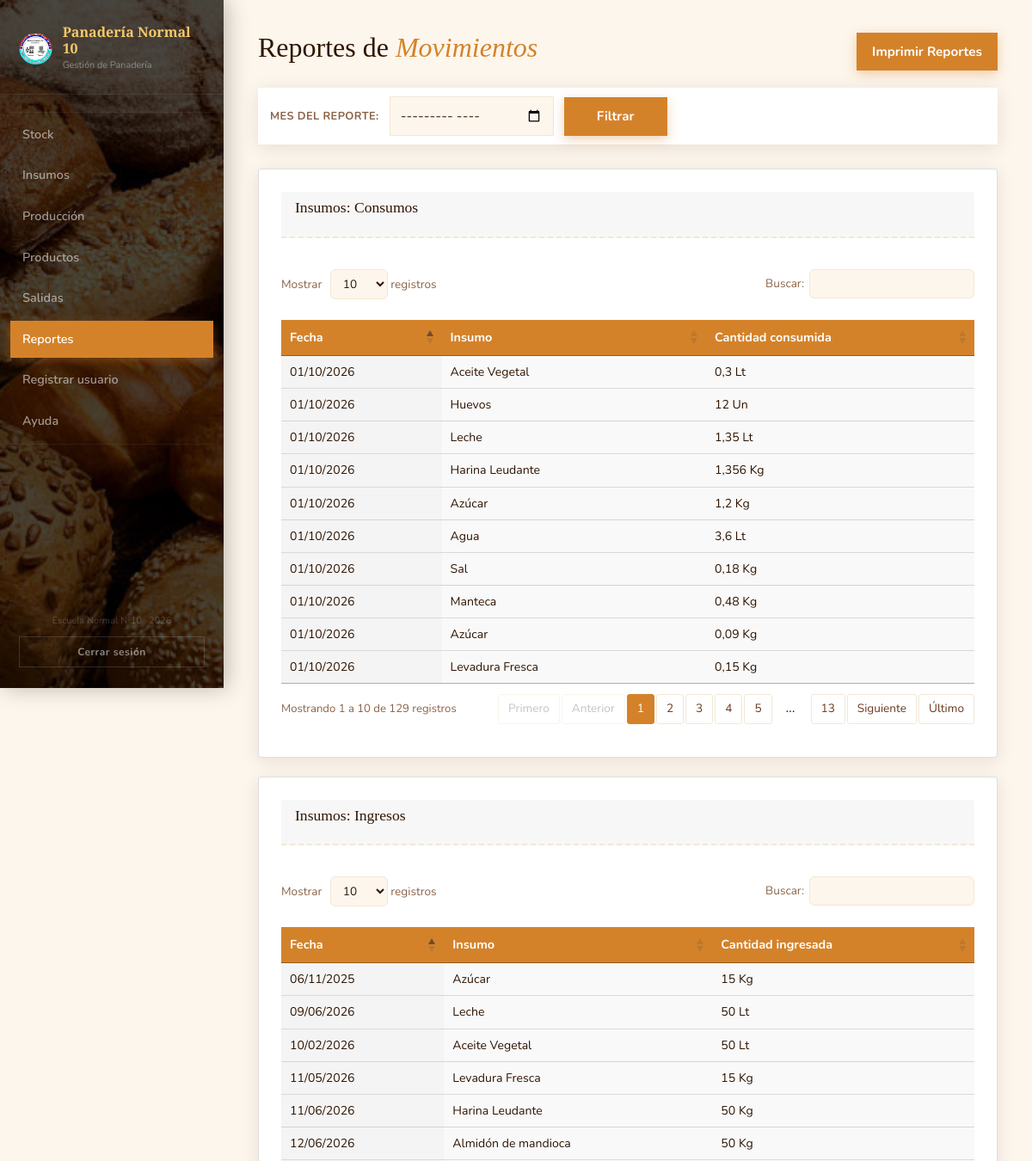
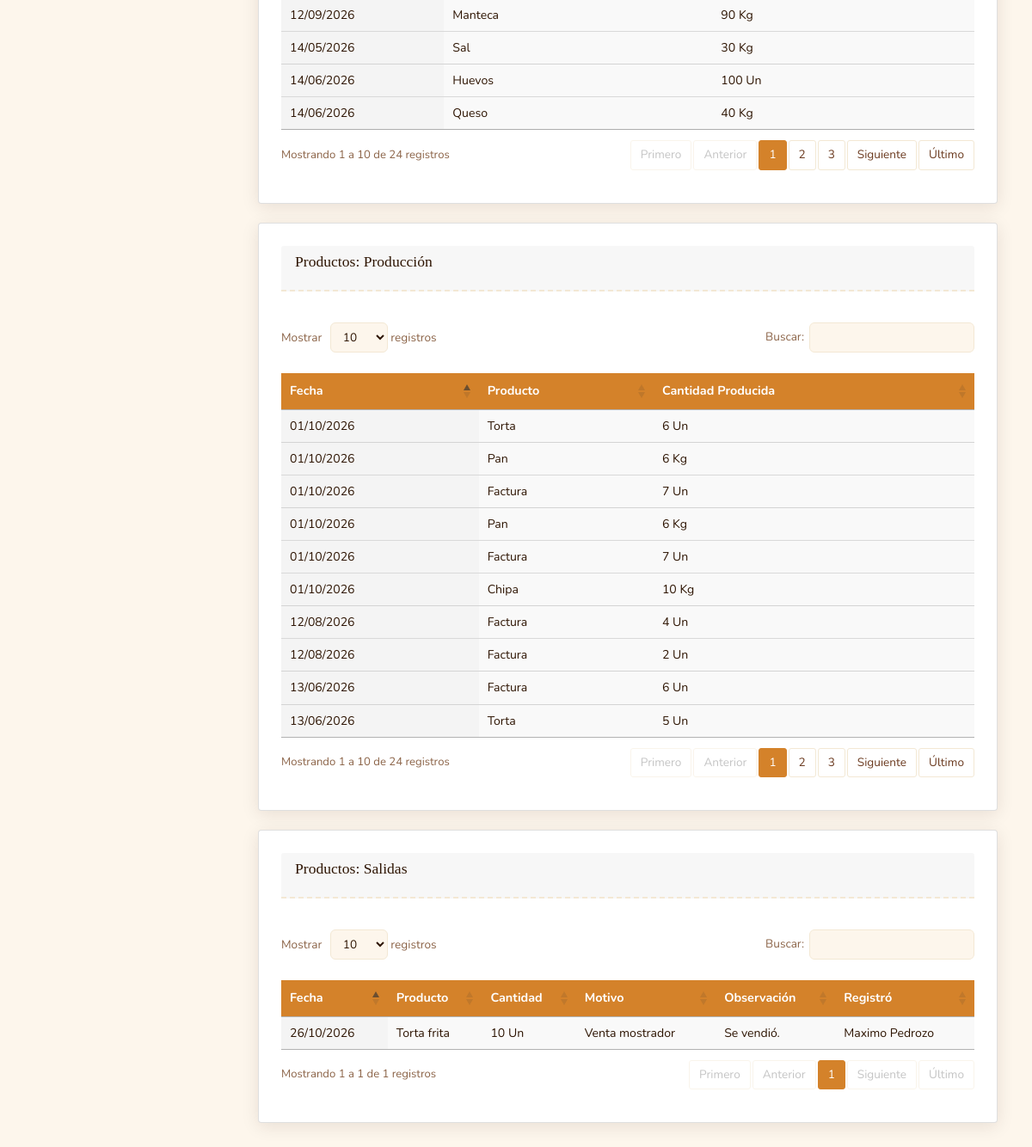
The app's page /reportes.php (signed in) with its own data (2 pictures, top to bottom).
### tables this page shows
CREATE TABLE `produccion` (
  `idproduccion` int(11) NOT NULL AUTO_INCREMENT,
  `id_producto` int(11) NOT NULL,
  `cantidad` decimal(10,3) NOT NULL,
  `fecha` datetime NOT NULL DEFAULT current_timestamp(),
  PRIMARY KEY (`idproduccion`),
  KEY `fk_produccion_producto` (`id_producto`),
  CONSTRAINT `fk_produccion_producto` FOREIGN KEY (`id_producto`) REFERENCES `productos` (`idproductos`)
);

CREATE TABLE `insumos` (
  `idinsumos` int(11) NOT NULL AUTO_INCREMENT,
  `idunidad_de_medida` int(11) NOT NULL,
  `nombre` varchar(45) NOT NULL,
  PRIMARY KEY (`idinsumos`),
  KEY `fk_insumo_unidad_idx` (`idunidad_de_medida`),
  CONSTRAINT `fk_insumo_unidad` FOREIGN KEY (`idunidad_de_medida`) REFERENCES `unidad_de_medida` (`idunidad_de_medida`)
);

CREATE TABLE `unidad_de_medida` (
  `idunidad_de_medida` int(11) NOT NULL AUTO_INCREMENT,
  `nombre` varchar(45) NOT NULL,
  `abreviatura` varchar(10) NOT NULL,
  PRIMARY KEY (`idunidad_de_medida`)
);

CREATE TABLE `compras_insumos` (
  `idcompras_insumos` int(11) NOT NULL AUTO_INCREMENT,
  `id_metodopago` int(11) NOT NULL,
  `id_proveedor` int(11) DEFAULT NULL,
  `id_insumos` int(11) NOT NULL,
  `numero_factura` varchar(20) DEFAULT NULL,
  `cantidad` decimal(10,3) NOT NULL,
  `precio` decimal(10,2) NOT NULL,
  `fecha` date NOT NULL,
  PRIMARY KEY (`idcompras_insumos`),
  KEY `fk_compra_proveedor_idx` (`id_proveedor`),
  KEY `fk_compra_insumo_idx` (`id_insumos`),
  KEY `fk_compras_insumos_metodos_pago1_idx` (`id_metodopago`),
  CONSTRAINT `fk_compra_insumo` FOREIGN KEY (`id_insumos`) REFERENCES `insumos` (`idinsumos`),
  CONSTRAINT `fk_compra_proveedor` FOREIGN KEY (`id_proveedor`) REFERENCES `proveedores` (`idproveedores`),
  CONSTRAINT `fk_compras_insumos_metodos_pago1` FOREIGN KEY (`id_metodopago`) REFERENCES `metodos_pago` (`idmetodos_pago`)
);

CREATE TABLE `productos` (
  `idproductos` int(11) NOT NULL AUTO_INCREMENT,
  `idunidad_de_medida` int(11) NOT NULL,
  `nombre` varchar(45) NOT NULL,
  PRIMARY KEY (`idproductos`),
  KEY `fk_producto_unidad_idx` (`idunidad_de_medida`),
  CONSTRAINT `fk_producto_unidad` FOREIGN KEY (`idunidad_de_medida`) REFERENCES `unidad_de_medida` (`idunidad_de_medida`)
);

CREATE TABLE `salidas_productos` (
  `idsalida` int(11) NOT NULL AUTO_INCREMENT,
  `id_producto` int(11) NOT NULL,
  `id_usuario` int(11) DEFAULT NULL,
  `cantidad` decimal(10,3) NOT NULL,
  `motivo` varchar(40) NOT NULL,
  `observacion` varchar(255) DEFAULT NULL,
  `fecha` datetime NOT NULL DEFAULT current_timestamp(),
  PRIMARY KEY (`idsalida`),
  KEY `fk_salida_producto_idx` (`id_producto`),
  KEY `fk_salida_usuario_idx` (`id_usuario`),
  KEY `idx_salidas_fecha` (`fecha`),
  CONSTRAINT `fk_salida_producto` FOREIGN KEY (`id_producto`) REFERENCES `productos` (`idproductos`),
  CONSTRAINT `fk_salida_usuario` FOREIGN KEY (`id_usuario`) REFERENCES `usuarios` (`idusuarios`) ON DELETE SET NULL
);

### PHP/utilidades.php (called while the page is built)
<?php
if (!function_exists('formatear_cantidad')) {
    function formatear_cantidad($numero) {
        $texto = number_format((float) $numero, 3, ',', '');
        return rtrim(rtrim($texto, '0'), ',') ?: '0';
    }
}

### reportes.php (the view, shortened to what this page needs)
<?php
require_once 'conexion.php';
require_once 'PHP/utilidades.php';
$mes_seleccionado = '';
$filtro_produccion = '';
$filtro_compras    = '';
$filtro_salidas    = '';
?>
<!DOCTYPE html>
<html lang="es">
<head>
  <link rel="stylesheet" href="Framework/bootstrap-5.1.3/css/bootstrap.min.css"/>
  <link rel="stylesheet" href="Libreria/DataTables/datatables.min.css"/>
  <link rel="stylesheet" href="CSS/styles.css"/>
</head>
<body>
  <aside class="sidebar">
    <div class="sidebar-brand">
      <div class="brand-icon"><img src="CSS/Imagenes/Logo.png" alt="Logo panadería"></div>
      <div class="brand-text">
        <span class="brand-name">Panadería Normal 10</span>
        <span class="brand-sub">Gestión de Panadería</span>
      </div>
    </div>
    <ul class="nav-links">
      <?php include 'sidebar.php'; ?>
    </ul>
    <div class="sidebar-footer">
      <span>Escuela Normal N°10 · 2026</span>
      <a href="logout.php" class="btn-logout">Cerrar sesión</a>
    </div>
  </aside>
  <main class="main-content">
    <header class="page-header">
      <div>
        <h1 class="page-title">Reportes de <em>Movimientos</em></h1>
      </div>
      <form method="GET" action="reportes.php" class="filtro-top">
        <label>Mes del reporte:</label>
        <input type="month" name="mes" value="<?= htmlspecialchars($mes_seleccionado) ?>">
        <button type="submit" class="btn-filtrar">Filtrar</button>
      </form>
      <div>
        <a href="PHP/PDF/reportes_pdf.php<?= $mes_seleccionado ? '?mes=' . urlencode($mes_seleccionado) : '' ?>"
           class="btn-pdf" target="_blank">Imprimir Reportes</a>
      </div>
    </header>
    <?php
    $sufijo_vacio = $mes_seleccionado ? ' para este mes' : '';
    $consumos_insumos = mysqli_query($conexion, "
        SELECT p.fecha, i.nombre AS nombre_insumo,
               p.cantidad * r.cantidad AS cantidad_consumida, u.abreviatura
        FROM produccion p
        INNER JOIN receta r              ON p.id_producto = r.id_producto
        INNER JOIN insumos i             ON r.id_insumo = i.idinsumos
        INNER JOIN unidad_de_medida u    ON i.idunidad_de_medida = u.idunidad_de_medida
        $filtro_produccion
        ORDER BY p.fecha DESC
    ");
    ?>
    <section class="card" aria-label="Consumos de insumos">
      <header class="card-header"><h2>Insumos: Consumos</h2></header>
      <?php if (mysqli_num_rows($consumos_insumos) === 0): ?>
        <p class="sin-datos">No hay consumos registrados<?= $sufijo_vacio ?>.</p>
      <?php else: ?>
        <table id="tabla-consumos" class="display">
          <thead>
            <tr>
              <th>Fecha</th>
              <th>Insumo</th>
              <th>Cantidad consumida</th>
            </tr>
          </thead>
          <tbody>
            <?php while ($fila = mysqli_fetch_assoc($consumos_insumos)): ?>
              <tr>
                <td><?= date('d/m/Y', strtotime($fila['fecha'])) ?></td>
                <td><?= htmlspecialchars($fila['nombre_insumo']) ?></td>
                <td><?= formatear_cantidad($fila['cantidad_consumida']) ?> <?= htmlspecialchars($fila['abreviatura']) ?></td>
              </tr>
            <?php endwhile; ?>
          </tbody>
        </table>
      <?php endif; ?>
    </section>
    <?php
    $ingresos_insumos = mysqli_query($conexion, "
        SELECT c.fecha, i.nombre AS nombre_insumo, c.cantidad, u.abreviatura
        FROM compras_insumos c
        INNER JOIN insumos i          ON c.id_insumos = i.idinsumos
        INNER JOIN unidad_de_medida u ON i.idunidad_de_medida = u.idunidad_de_medida
        $filtro_compras
        ORDER BY c.fecha DESC
    ");
    ?>
    <section class="card" aria-label="Ingresos de insumos">
      <header class="card-header"><h2>Insumos: Ingresos</h2></header>
      <?php if (mysqli_num_rows($ingresos_insumos) === 0): ?>
        <p class="sin-datos">No hay ingresos registrados<?= $sufijo_vacio ?>.</p>
      <?php else: ?>
        <table id="tabla-ingresos" class="display">
          <thead>
            <tr>
              <th>Fecha</th>
              <th>Insumo</th>
              <th>Cantidad ingresada</th>
            </tr>
          </thead>
          <tbody>
            <?php while ($fila = mysqli_fetch_assoc($ingresos_insumos)): ?>
              <tr>
                <td><?= date('d/m/Y', strtotime($fila['fecha'])) ?></td>
                <td><?= htmlspecialchars($fila['nombre_insumo']) ?></td>
                <td><?= formatear_cantidad($fila['cantidad']) ?> <?= htmlspecialchars($fila['abreviatura']) ?></td>
              </tr>
            <?php endwhile; ?>
          </tbody>
        </table>
      <?php endif; ?>
    </section>
    <?php
    $produccion_registrada = mysqli_query($conexion, "
        SELECT p.fecha, pr.nombre AS nombre_producto, p.cantidad, u.abreviatura
        FROM produccion p
        INNER JOIN productos pr       ON p.id_producto = pr.idproductos
        INNER JOIN unidad_de_medida u ON pr.idunidad_de_medida = u.idunidad_de_medida
        $filtro_produccion
        ORDER BY p.fecha DESC
    ");
    ?>
    <section class="card" aria-label="Producción registrada">
      <header class="card-header"><h2>Productos: Producción</h2></header>
      <?php if (mysqli_num_rows($produccion_registrada) === 0): ?>
        <p class="sin-datos">No hay producciones registradas<?= $sufijo_vacio ?>.</p>
      <?php else: ?>
        <table id="tabla-produccion" class="display">
          <thead>
            <tr>
              <th>Fecha</th>
              <th>Producto</th>
              <th>Cantidad Producida</th>
            </tr>
          </thead>
          <tbody>
            <?php while ($fila = mysqli_fetch_assoc($produccion_registrada)): ?>
              <tr>
                <td><?= date('d/m/Y', strtotime($fila['fecha'])) ?></td>
                <td><?= htmlspecialchars($fila['nombre_producto']) ?></td>
                <td><?= formatear_cantidad($fila['cantidad']) ?> <?= htmlspecialchars($fila['abreviatura']) ?></td>
              </tr>
            <?php endwhile; ?>
          </tbody>
        </table>
      <?php endif; ?>
    </section>
    <?php
    $salidas_registradas = mysqli_query($conexion, "
        SELECT s.fecha, pr.nombre AS nombre_producto, s.cantidad,
               s.motivo, s.observacion, u.abreviatura,
               CONCAT_WS(' ', us.nombre, us.apellido) AS nombre_usuario
        FROM salidas_productos s
        INNER JOIN productos pr        ON s.id_producto = pr.idproductos
        INNER JOIN unidad_de_medida u  ON pr.idunidad_de_medida = u.idunidad_de_medida
        LEFT  JOIN usuarios us         ON s.id_usuario = us.idusuarios
        $filtro_salidas
        ORDER BY s.fecha DESC
    ");
    ?>
    <section class="card" aria-label="Salidas registradas">
      <header class="card-header"><h2>Productos: Salidas</h2></header>
      <?php if (mysqli_num_rows($salidas_registradas) === 0): ?>
        <p class="sin-datos">No hay salidas registradas<?= $sufijo_vacio ?>.</p>
      <?php else: ?>
        <table id="tabla-salidas" class="display">
          <thead>
            <tr>
              <th>Fecha</th>
              <th>Producto</th>
              <th>Cantidad</th>
              <th>Motivo</th>
              <th>Observación</th>
              <th>Registró</th>
            </tr>
          </thead>
          <tbody>
            <?php while ($fila = mysqli_fetch_assoc($salidas_registradas)): ?>
              <tr>
                <td><?= date('d/m/Y', strtotime($fila['fecha'])) ?></td>
                <td><?= htmlspecialchars($fila['nombre_producto']) ?></td>
                <td><?= formatear_cantidad($fila['cantidad']) ?> <?= htmlspecialchars($fila['abreviatura']) ?></td>
                <td><?= htmlspecialchars($fila['motivo']) ?></td>
                <td><?= $fila['observacion'] !== null && $fila['observacion'] !== '' ? htmlspecialchars($fila['observacion']) : '—' ?></td>
                <td><?= htmlspecialchars($fila['nombre_usuario'] ?: '—') ?></td>
              </tr>
            <?php endwhile; ?>
          </tbody>
        </table>
      <?php endif; ?>
    </section>
  </main>
</body>
</html>

### CSS/styles.css (style rules this page uses)
*, *::before, *::after { box-sizing: border-box; margin: 0; padding: 0; }
:root { --cream: #fdf6ec; --cream-dark: #f3e8d4; --brown-dark: #2e1503; --brown-mid: #6b3a1f; --amber: #d4822a; --gold-light: #f5c96a; --red-accent: #c84b2f; --green: #5a8a3c; --text-main: #2e1503; --text-muted: #8b6347; --sidebar-w: 260px; --shadow: 0 4px 20px rgba(46, 21, 3, 0.1); }
html { scroll-behavior: smooth; }
body { min-height: 100vh; background: var(--cream); color: var(--text-main); font-family: 'Nunito', sans-serif; }
img { display: block; max-width: 100%; }
a { color: inherit; }
button, input, select, textarea { font: inherit; }
.main-content { flex: 1; margin-left: var(--sidebar-w); padding: 36px 40px; }
.page-header { display: flex; align-items: flex-end; justify-content: space-between; gap: 20px; margin-bottom: 28px; }
.page-title { color: var(--brown-dark); font-family: 'Playfair Display', serif; font-size: 2rem; }
.page-title em { color: var(--amber); font-style: italic; }
.sidebar { position: fixed; top: 0; left: 0; z-index: 100; display: flex; flex-direction: column; width: var(--sidebar-w); height: 100vh; padding-bottom: 24px; background: linear-gradient(rgba(0, 0, 0, 0.72), rgba(0, 0, 0, 0.72)), url('Imagenes/Pan.jpg') center / cover no-repeat; box-shadow: 4px 0 24px rgba(0, 0, 0, 0.25); }
.sidebar-brand { display: flex; align-items: center; gap: 12px; padding: 28px 22px 24px; border-bottom: 1px solid rgba(255, 255, 255, 0.08); }
.brand-icon img { width: 40px; height: 40px; object-fit: contain; }
.brand-text { display: flex; flex-direction: column; }
.brand-name { color: var(--gold-light); font-family: 'Playfair Display', serif; font-size: 1rem; font-weight: 700; line-height: 1.2; }
.brand-sub { margin-top: 2px; color: rgba(255, 255, 255, 0.4); font-size: 0.68rem; }
.nav-links { display: flex; flex: 1; flex-direction: column; gap: 4px; padding: 20px 12px; list-style: none; }
.sidebar-footer { padding: 0 22px; color: rgba(255, 255, 255, 0.2); font-size: 0.68rem; text-align: center; }
.btn-logout { display: block; margin-top: 10px; padding: 8px 0; font-size: 0.75rem; font-weight: 700; letter-spacing: 0.04em; text-align: center; text-decoration: none; color: rgba(255, 255, 255, 0.5); border: 1px solid rgba(255, 255, 255, 0.15); transition: background 0.2s ease, color 0.2s ease, transform 0.2s ease; }
.card { margin-bottom: 22px; padding: 26px; overflow-x: auto; background: #fff; box-shadow: var(--shadow); }
.card-header { display: flex; align-items: center; justify-content: space-between; margin-bottom: 20px; padding-bottom: 14px; border-bottom: 2px dashed var(--cream-dark); }
.card-header h2 { color: var(--brown-dark); font-family: 'Playfair Display', serif; font-size: 1.1rem; }
.btn-primary, .btn-filtrar, .btn-limpiar, .btn-pdf { display: inline-flex; align-items: center; justify-content: center; min-height: 44px; padding: 11px 18px; color: #fff; font-family: 'Nunito', sans-serif; font-size: 0.95rem; font-weight: 700; text-decoration: none; background: var(--amber); border: none; box-shadow: 0 4px 12px rgba(212, 130, 42, 0.35); cursor: pointer; transition: transform 0.2s ease, background 0.2s ease, box-shadow 0.2s ease; }
.btn-filtrar, .btn-pdf { min-width: 120px; }
.filtro-top { display: flex; flex-wrap: wrap; align-items: center; gap: 12px; padding: 10px 14px; background: #fff; box-shadow: var(--shadow); }
.filtro-top label { color: var(--text-muted); font-size: 0.8rem; font-weight: 700; letter-spacing: 0.4px; text-transform: uppercase; }
.filtro-top input[type='month'] { padding: 10px 12px; color: var(--text-main); background: var(--cream); border: 1px solid var(--cream-dark); }
table { width: 100%; margin-bottom: 12px; border-collapse: collapse; }
table th { padding: 10px; color: #fff; font-size: 0.9rem; font-weight: 700; text-align: left; background: var(--amber); }
table td { padding: 8px 10px; font-size: 0.88rem; }
table tbody tr:nth-child(even) { background: #f9f9f9; }
@media (max-width: 1200px) { .page-header { flex-wrap: wrap; } }
@media (max-width: 1200px) { .page-header .filtro-top { order: 3; flex-basis: 100%; } }

### records on screen
produccion: fecha "01/10/2026", insumos.nombre "Aceite Vegetal", cantidad_consumida "0,3", unidad_de_medida.abreviatura "Lt", insumos.nombre "Huevos", cantidad_consumida "12", unidad_de_medida.abreviatura "Un", insumos.nombre "Leche", cantidad_consumida "1,35", insumos.nombre "Harina Leudante", cantidad_consumida "1,356", unidad_de_medida.abreviatura "Kg", insumos.nombre "Azúcar", cantidad_consumida "1,2", id_producto.nombre "Torta", cantidad "6"
produccion: fecha "01/10/2026", insumos.nombre "Agua", cantidad_consumida "3,6", unidad_de_medida.abreviatura "Lt", insumos.nombre "Sal", cantidad_consumida "0,18", unidad_de_medida.abreviatura "Kg", insumos.nombre "Manteca", cantidad_consumida "0,48", insumos.nombre "Azúcar", cantidad_consumida "0,09", insumos.nombre "Levadura Fresca", cantidad_consumida "0,15", id_producto.nombre "Pan", cantidad "6"
compras_insumos: fecha "12/09/2026", id_insumos.nombre "Manteca", cantidad "90", unidad_de_medida.abreviatura "Kg"
compras_insumos: fecha "14/06/2026", id_insumos.nombre "Huevos", cantidad "100", unidad_de_medida.abreviatura "Un"
compras_insumos: fecha "14/06/2026", id_insumos.nombre "Queso", cantidad "40", unidad_de_medida.abreviatura "Kg"
compras_insumos: fecha "12/06/2026", id_insumos.nombre "Almidón de mandioca", cantidad "50", unidad_de_medida.abreviatura "Kg"
compras_insumos: fecha "11/06/2026", id_insumos.nombre "Harina Leudante", cantidad "50", unidad_de_medida.abreviatura "Kg"
compras_insumos: fecha "09/06/2026", id_insumos.nombre "Leche", cantidad "50", unidad_de_medida.abreviatura "Lt"
compras_insumos: fecha "14/05/2026", id_insumos.nombre "Sal", cantidad "30", unidad_de_medida.abreviatura "Kg"
compras_insumos: fecha "11/05/2026", id_insumos.nombre "Levadura Fresca", cantidad "15", unidad_de_medida.abreviatura "Kg"
compras_insumos: fecha "10/02/2026", id_insumos.nombre "Aceite Vegetal", cantidad "50", unidad_de_medida.abreviatura "Lt"
compras_insumos: fecha "06/11/2025", id_insumos.nombre "Azúcar", cantidad "15", unidad_de_medida.abreviatura "Kg"
produccion: fecha "01/10/2026", id_producto.nombre "Factura", cantidad "7", unidad_de_medida.abreviatura "Un"
produccion: fecha "01/10/2026", id_producto.nombre "Pan", cantidad "6", unidad_de_medida.abreviatura "Kg"
produccion: fecha "01/10/2026", id_producto.nombre "Factura", cantidad "7", unidad_de_medida.abreviatura "Un"
produccion: fecha "01/10/2026", id_producto.nombre "Chipa", cantidad "10", unidad_de_medida.abreviatura "Kg"
produccion: fecha "12/08/2026", id_producto.nombre "Factura", cantidad "4", unidad_de_medida.abreviatura "Un"
produccion: fecha "12/08/2026", id_producto.nombre "Factura", cantidad "2", unidad_de_medida.abreviatura "Un"
produccion: fecha "13/06/2026", id_producto.nombre "Factura", cantidad "6", unidad_de_medida.abreviatura "Un"
produccion: fecha "13/06/2026", id_producto.nombre "Torta", cantidad "5", unidad_de_medida.abreviatura "Un"
salidas_productos: fecha "26/10/2026", id_producto.nombre "Torta frita", cantidad "10", unidad_de_medida.abreviatura "Un", motivo "Venta mostrador", observacion "Se vendió.", nombre_usuario "Maximo Pedrozo"

### other values on screen
$item['etiqueta'] "Stock"
$item['etiqueta'] "Insumos"
$item['etiqueta'] "Producción"
$item['etiqueta'] "Productos"
$item['etiqueta'] "Salidas"
$item['etiqueta'] "Reportes"
$item['etiqueta'] "Registrar usuario"
$item['etiqueta'] "Ayuda"
